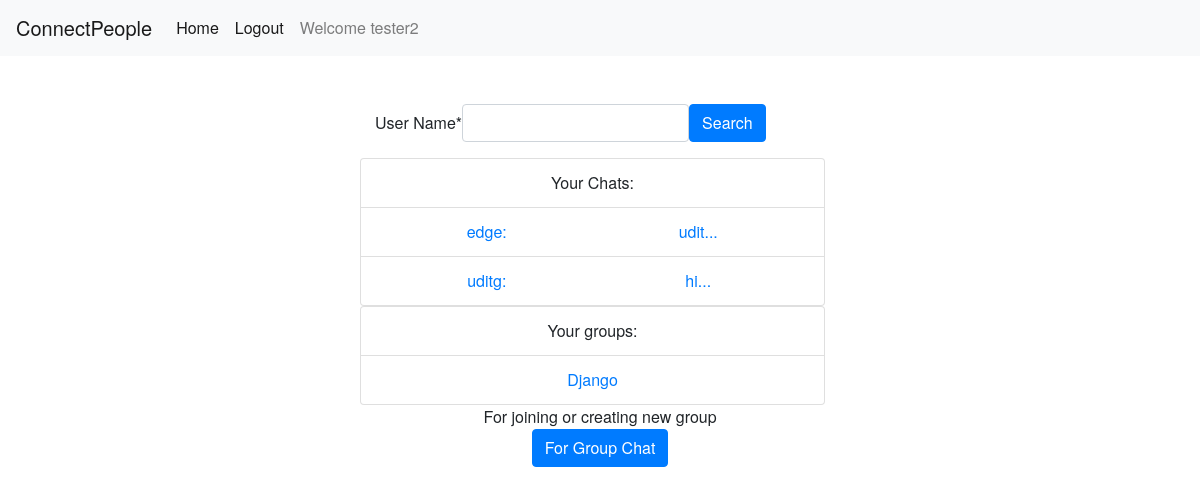
The app's page /chatapp/ (signed in) with its own data.
### chatapp/models.py (models this page shows, shortened)
class Chat(models.Model):
    latest_message = models.ForeignKey(Message, related_name='latest_message', on_delete=models.CASCADE)
    member_one = models.ForeignKey(User, related_name='member_one', on_delete=models.CASCADE)
    member_two = models.ForeignKey(User, related_name='member_two', on_delete=models.CASCADE)

class Message(models.Model):
    msg_text = models.CharField(max_length=200, blank=False)
    send_time = models.DateTimeField(default=datetime.now)
    sender = models.ForeignKey(User, related_name='sender_user', on_delete=models.CASCADE)
    reciever = models.ForeignKey(User, related_name='reciever_user', on_delete=models.CASCADE)
    def __str__(self):
        return self.msg_text[:10]

### groupchatapp/models.py (models this page shows, shortened)
class Group(models.Model):
    group_name = models.CharField(max_length=20, unique=True)
    members = models.ManyToManyField(User, related_name='group_members')
    group_code = models.CharField(max_length=100)
    max_group_size = models.IntegerField(default=5)
    admin = models.CharField(default='uditg', max_length=50)

### chatapp/views.py (the view, shortened to what this page needs)
# urls.py: path('', views.HomeView.as_view(), name='home'),
@method_decorator(login_required, name='dispatch')
class HomeView(View):
    def get(self, request):
        form = UserSearchForm()
        user_groups = request.user.group_members.all()
        user_chats = Chat.objects.filter(Q(member_one=request.user) | Q(member_two=request.user))
        return render(request, 'chatapp/home.html',
                      {'form': form, 'user_groups': user_groups, 'user_chats': user_chats})

### chatapp/forms.py
class UserSearchForm(forms.Form):
    username = forms.CharField(label="User Name", max_length=50)

### chatapp/templatetags/chats_extra.py (called while the page is built)
@register.simple_tag()
def other_member(user_chat, user):
    if user_chat.member_one == user:
        return user_chat.member_two.username
    else:
        return user_chat.member_one.username

### chatapp/templates/chatapp/home.html (shortened to what this page needs)
{%extends 'chatapp/base.html'%}
{%load crispy_forms_tags %}
{%load chats_extra %}
{%block content%}
<div class="container" id="form_container">
    <div class="row">
        <div class="col-sm-3 "></div>
        <div class="col-sm">
            <form method="post" action="{% url 'chatapp:home' %}" class="d-flex-row form-inline">
                {{form|crispy}}
                <input type="submit" class="btn btn-primary" value="Search">
            </form>
        </div>
    </div>
    <div class="row">
        <div class="col-sm-3"></div>
        <div class="col-sm list-group">
            <div class="list-group-item text-center">
                Your Chats:
            </div>
            {%for user_chat in user_chats%}
                <div class="list-group-item text-center">
                    <a href="{%url 'chatapp:user_chat_redirecter' user.id user_chat.id %}">
                        <div class="container">
                            <div class="row">
                                <div class="col">{%other_member user_chat user%}:</div>
                                <div class="col">{{user_chat.latest_message}}...</div>
                            </div>
                        </div>
                    </a>
                </div>
            {%endfor%}
        </div>
        <div class="col-sm-3"></div>
    </div>
    <div class="row">
        <div class="col-sm-3"></div>
        <div class="col-sm list-group">
            <div class="list-group-item text-center">
                Your groups:
            </div>
            {%for user_group in user_groups%}
                <div class="list-group-item text-center">
                    <a href="{%url 'groupchatapp:group_chat_messages' user_group.group_name user.id%}">
                        {{user_group.group_name}}
                    </a>
                </div>
            {%endfor%}
        </div>
        <div class="col-sm-3"></div>
    </div>
    <div class="row">
        <div class="col-sm"></div>
        <div class="col-sm-8 text-center">For joining or creating new group</div>
        <div class="col-sm"></div>
    </div>
    <div class="row">
        <div class="col-sm"></div>
        <div class="col-sm-8">
            <form method="get" action="{%url 'groupchatapp:group_chat'%}" class="form-inline justify-content-center">
                <button type="submit" class="btn btn-primary text-center">For Group Chat</button>
            </form>
        </div>
        <div class="col-sm"></div>
    </div>
</div>
{%endblock content%}

### chatapp/templates/chatapp/base.html (shortened to what this page needs)
{%load static%}
{% load crispy_forms_tags %}
<link rel="stylesheet" type="text/css" href="{%static 'chatapp/css/bootstrap.css'%}">
<link rel="stylesheet" type="text/css" href="{%static 'chatapp/css/bootstrap.min.css'%}">
<link rel="stylesheet" type="text/css" href="{%static 'chatapp/css/stylesheet.css'%}">
<!DOCTYPE html>
<html lang="en">
    <head>
    </head>
    <body>
    <nav class="navbar navbar-expand navbar-light bg-light">
      <a class="navbar-brand" href="#">ConnectPeople</a>
        <div class="navbar-nav">
            <a class="nav-item nav-link active" href="{%url 'chatapp:home'%}">Home</a>
            {% if user.is_authenticated%}
                <a class="nav-item nav-link active" href="{%url 'accounts:logout'%}">Logout</a>
            {%else%}
                <a class="nav-item nav-link active" href="{% url 'accounts:login'%}">Login</a>
            {%endif%}
            <a class="nav-item nav-link" href="">Welcome {{user.username}}</a>
        </div>
    </nav>
    <div id="content" class=" d-flex-row justify-content-center">
        {%block content%}
        {%endblock content%}
    </div>
    </body>
</html>

### chatapp/static/chatapp/css/stylesheet.css (style rules this page uses)
body { font-family: "HelveticaNeue-Light", "Helvetica Neue Light", "Helvetica Neue", Helvetica, Arial, "Lucida Grande", sans-serif; font-weight: 300; }
#content { width:80%; height:100%; margin: auto auto; }
#form_container { padding-top:5%; }

### records on screen
Chat: member_one.username "edge", latest_message "udit"
Chat: member_one.username "uditg", latest_message "hi"
Group: group_name "Django"

### other values on screen
{{ user.username }} "tester2"
